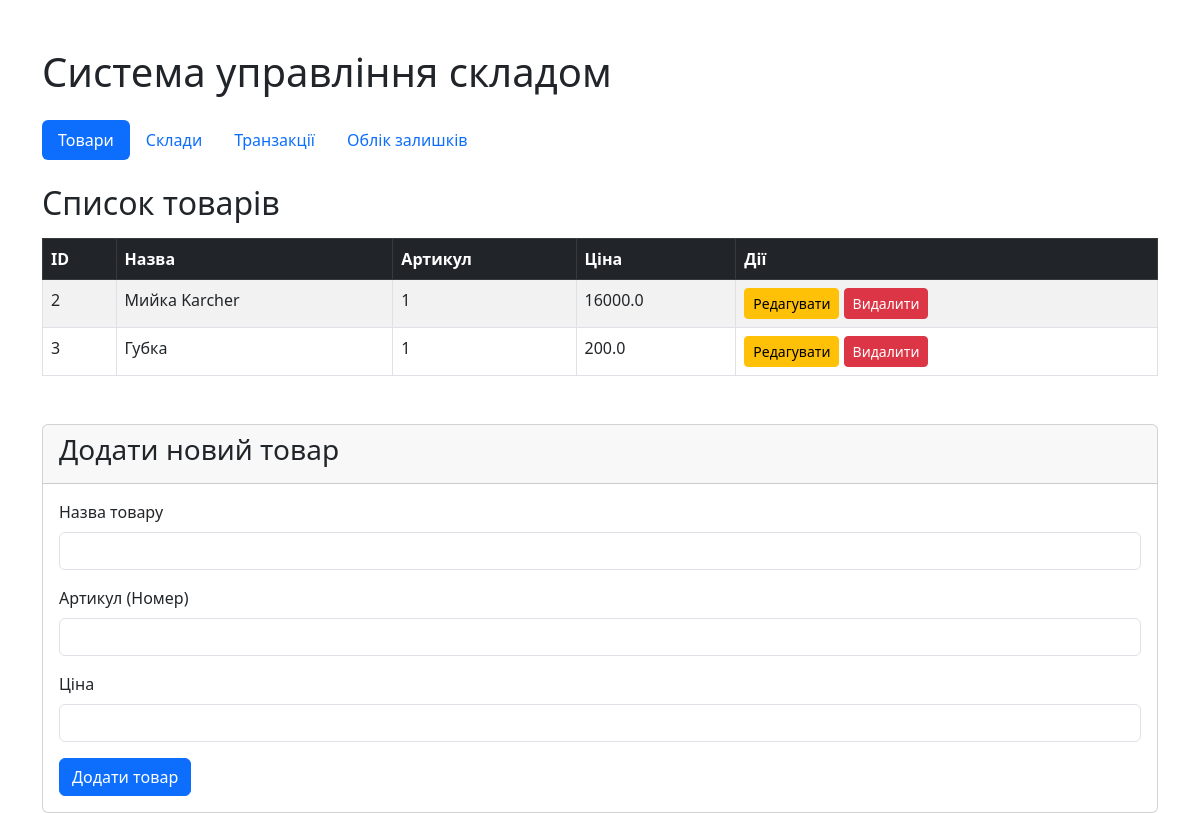
Before: / with the older database file.
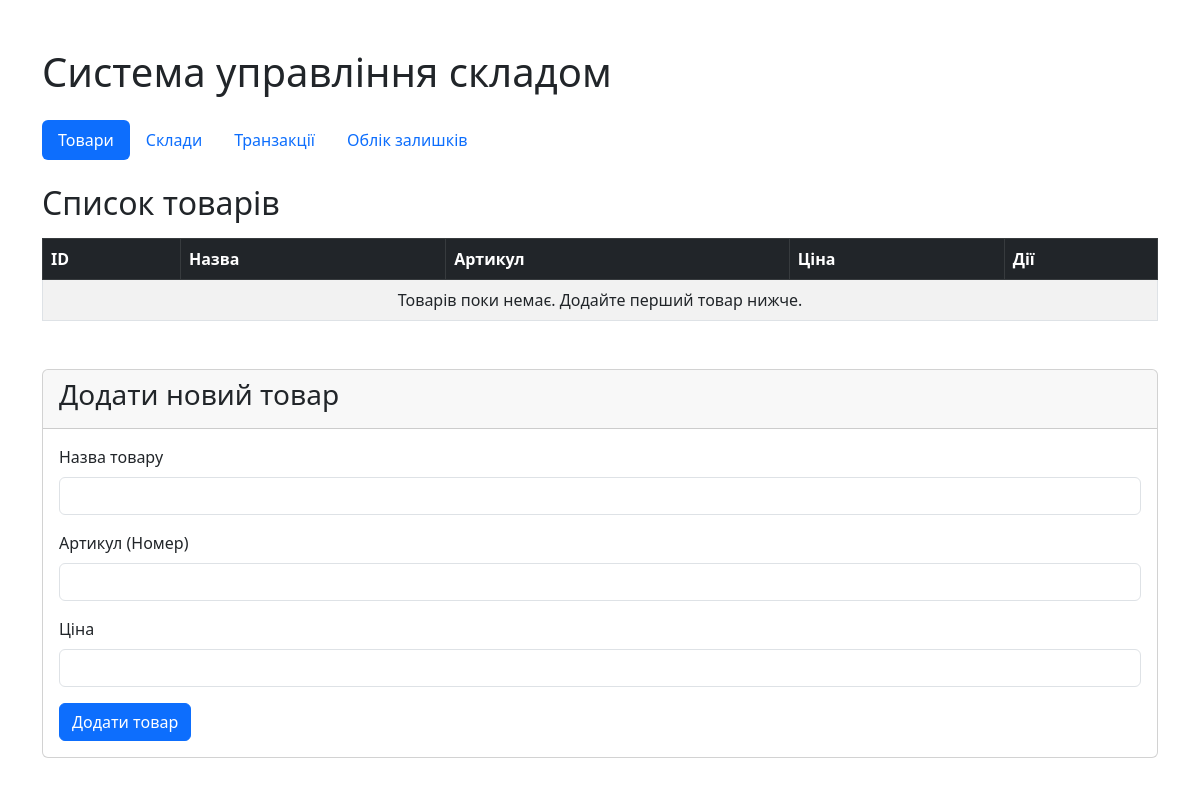
After: the same page with the newer database file.
### tables this page shows
CREATE TABLE products (
            id INTEGER PRIMARY KEY AUTOINCREMENT,
            name TEXT NOT NULL,
            article_number TEXT NOT NULL,
            price REAL NOT NULL
        );

### main.py (the view)
@app.get("/", response_class=HTMLResponse)
def index(request: Request):
    products = product_manager.get_all()
    warehouses = warehouse_manager.get_all()
    return templates.TemplateResponse(
        request=request,
        name="index.html",
        context={"products": products, "warehouses": warehouses}
    )

### templates/index.html (shortened to what this page needs)
<!DOCTYPE html>
<html lang="uk">
<head>
    <link href="https://cdn.jsdelivr.net/npm/bootstrap@5.3.0/dist/css/bootstrap.min.css" rel="stylesheet">
</head>
<body>
    <div class="container mt-5">
        <h1 class="mb-4">Система управління складом</h1>
        <ul class="nav nav-pills mb-4">
            <li class="nav-item">
                <a class="nav-link active" href="/">Товари</a>
            </li>
            <li class="nav-item">
                <a class="nav-link" href="/warehouses">Склади</a>
            </li>
            <li class="nav-item">
                <a class="nav-link" href="/transactions">Транзакції</a>
            </li>
            <li class="nav-item">
                <a class="nav-link" href="/balances">Облік залишків</a>
            </li>
        </ul>
        <h2>Список товарів</h2>
        <table class="table table-bordered table-striped mt-3">
            <thead class="table-dark">
                <tr>
                    <th>ID</th>
                    <th>Назва</th>
                    <th>Артикул</th>
                    <th>Ціна</th>
                    <th>Дії</th>
                </tr>
            </thead>
            <tbody>
                {% for product in products %}
                <tr>
                    <td>{{ product.id }}</td>
                    <td>{{ product.name }}</td>
                    <td>{{ product.article_number }}</td>
                    <td>{{ product.price }}</td>
                    <td>
                        <a href="/edit_product/{{ product.id }}" class="btn btn-warning btn-sm">Редагувати</a>
                        <a href="/delete_product/{{ product.id }}" class="btn btn-danger btn-sm">Видалити</a>
                    </td>
                </tr>
                {% else %}
                <tr>
                    <td colspan="5" class="text-center">Товарів поки немає. Додайте перший товар нижче.</td>
                </tr>
                {% endfor %}
            </tbody>
        </table>
        <div class="card mt-5">
            <div class="card-header">
                <h3>Додати новий товар</h3>
            </div>
            <div class="card-body">
                <form action="/add_product" method="post">
                    <div class="mb-3">
                        <label for="name" class="form-label">Назва товару</label>
                        <input type="text" class="form-control" id="name" name="name" required>
                    </div>
                    <div class="mb-3">
                        <label for="article_number" class="form-label">Артикул (Номер)</label>
                        <input type="text" class="form-control" id="article_number" name="article_number" required>
                    </div>
                    <div class="mb-3">
                        <label for="price" class="form-label">Ціна</label>
                        <input type="number" step="0.01" class="form-control" id="price" name="price" required>
                    </div>
                    <button type="submit" class="btn btn-primary">Додати товар</button>
                </form>
            </div>
        </div>
    </div>
</body>
</html>

Changed rows visible on the page:
removed products: id "2", name "Мийка Karcher", article_number "1", price "16000.0"
removed products: id "3", name "Губка", article_number "1", price "200.0"
Other visible differences:
text now shown: "Товарів поки немає. Додайте перший товар нижче."
